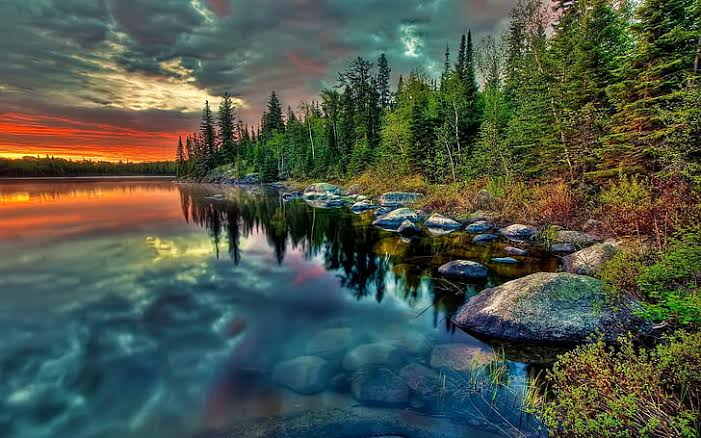
#> input picture images/image1.jpeg, 701 x 438 px, found by its file name
$ python Question_2.py
#> lines starting #> are read from the running program, lines starting #| are printed output that depends on the picture
# Write a program to read an image and rotate that image in clockwise and anti-clockwise direction, and display it.

import numpy as np
import cv2

image = cv2.imread("images\image1.jpeg")
#> image is the input picture: shape (438, 701, 3); mean B, G, R 73.5, 86.6, 77.3
cv2.imshow("Original Image -->", image)

(h, w) = image.shape[ : 2]
#> h = 438; w = 701
center = (w // 2, h // 2)
#> center = (350, 219)
m = cv2.getRotationMatrix2D(center, 90, 1.0)
rotated_clockwise = cv2.warpAffine(image, m, (w, h))
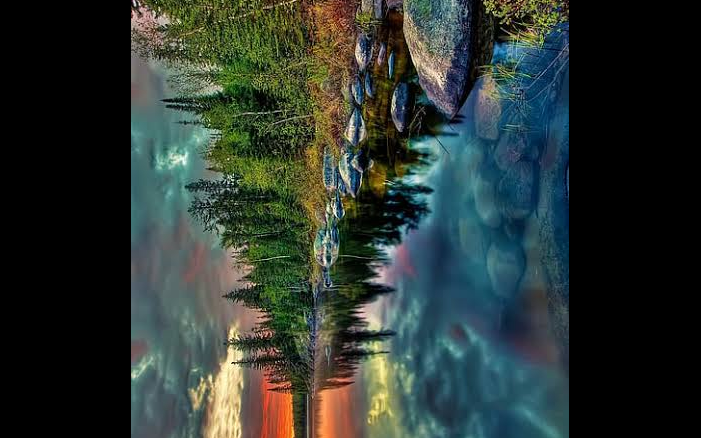
#> rotated_clockwise: shape (438, 701, 3); mean B, G, R 49.3, 54.4, 44.7
cv2.imshow("Clockwise Rotated Image -->", rotated_clockwise)

M = cv2.getRotationMatrix2D(center, -90, 1.0)
rotated_anti_clockwise = cv2.warpAffine(image, M, (w, h))
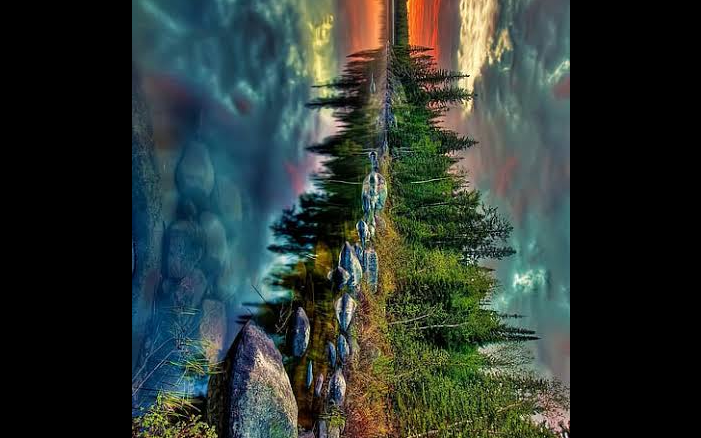
#> rotated_anti_clockwise: shape (438, 701, 3); mean B, G, R 49.3, 54.4, 44.7
cv2.imshow("Anti-Clockwise Rotated Image -->", rotated_anti_clockwise)

cv2.waitKey(0)

$ run again, with images/image2.jpeg copied over images/image1.jpeg
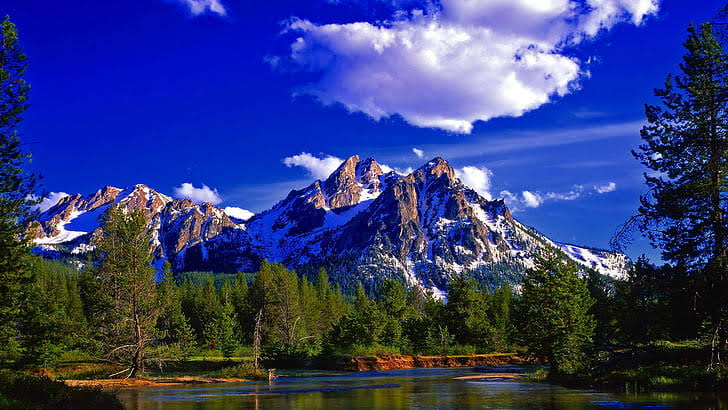
#> input picture images/image2.jpeg, 728 x 410 px, found by its file name
#> image is the input picture: shape (410, 728, 3); mean B, G, R 121.9, 61.7, 51.5
#> `rotated_clockwise = cv2.warpAffine(image, m, (w, h))`:
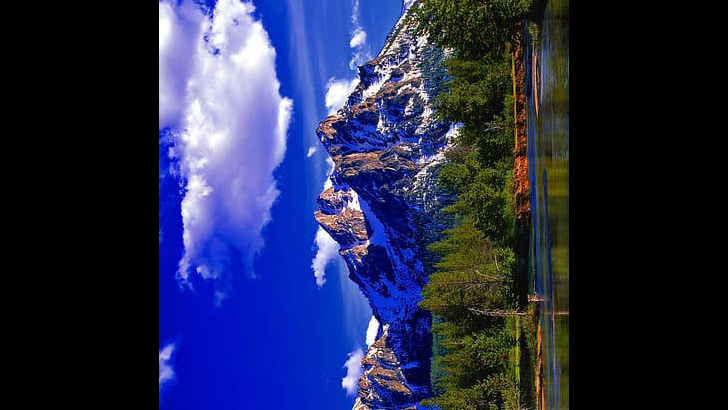
#> rotated_clockwise: shape (410, 728, 3); mean B, G, R 75.1, 41.9, 36.2
#> `rotated_anti_clockwise = cv2.warpAffine(image, M, (w, h))`:
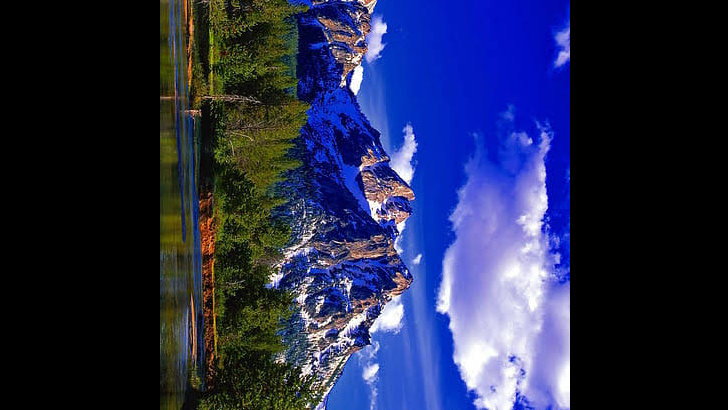
#> rotated_anti_clockwise: shape (410, 728, 3); mean B, G, R 75.1, 41.8, 36.2

$ run again, with images/image3.jpeg copied over images/image1.jpeg
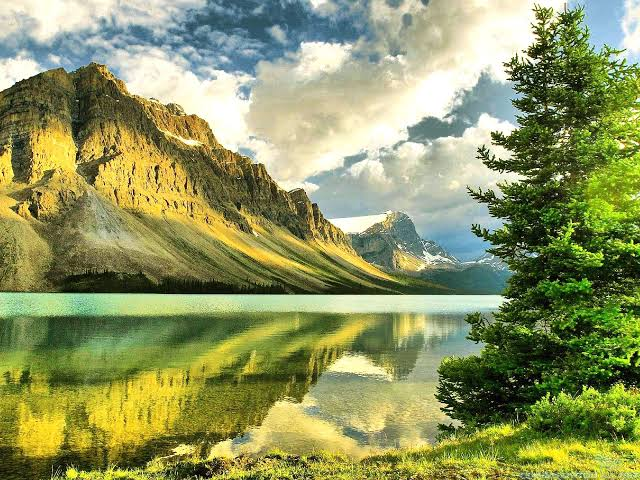
#> input picture images/image3.jpeg, 640 x 480 px, found by its file name
#> image is the input picture: shape (480, 640, 3); mean B, G, R 97.3, 150.2, 142.5
#> `rotated_clockwise = cv2.warpAffine(image, m, (w, h))`:
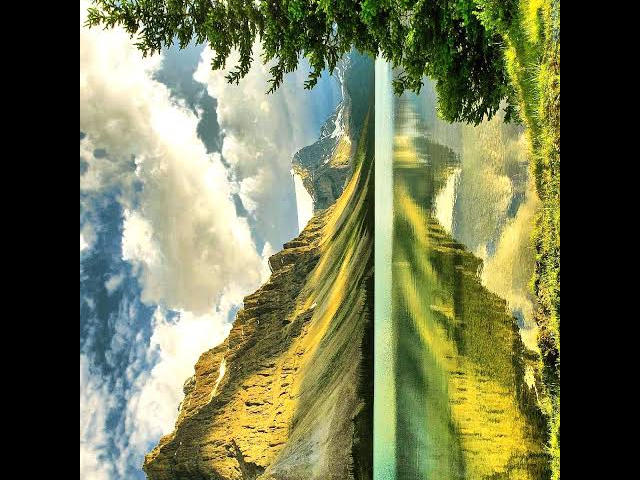
#> rotated_clockwise: shape (480, 640, 3); mean B, G, R 80.3, 115.8, 111.6
#> `rotated_anti_clockwise = cv2.warpAffine(image, M, (w, h))`:
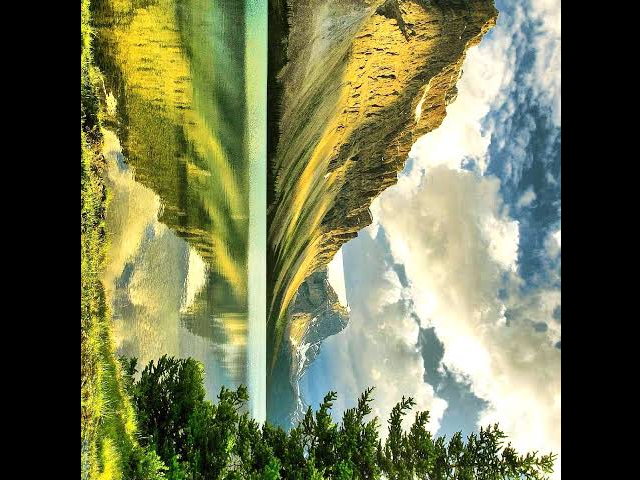
#> rotated_anti_clockwise: shape (480, 640, 3); mean B, G, R 80.3, 115.9, 111.7

$ run again, with images/image4.jpeg copied over images/image1.jpeg
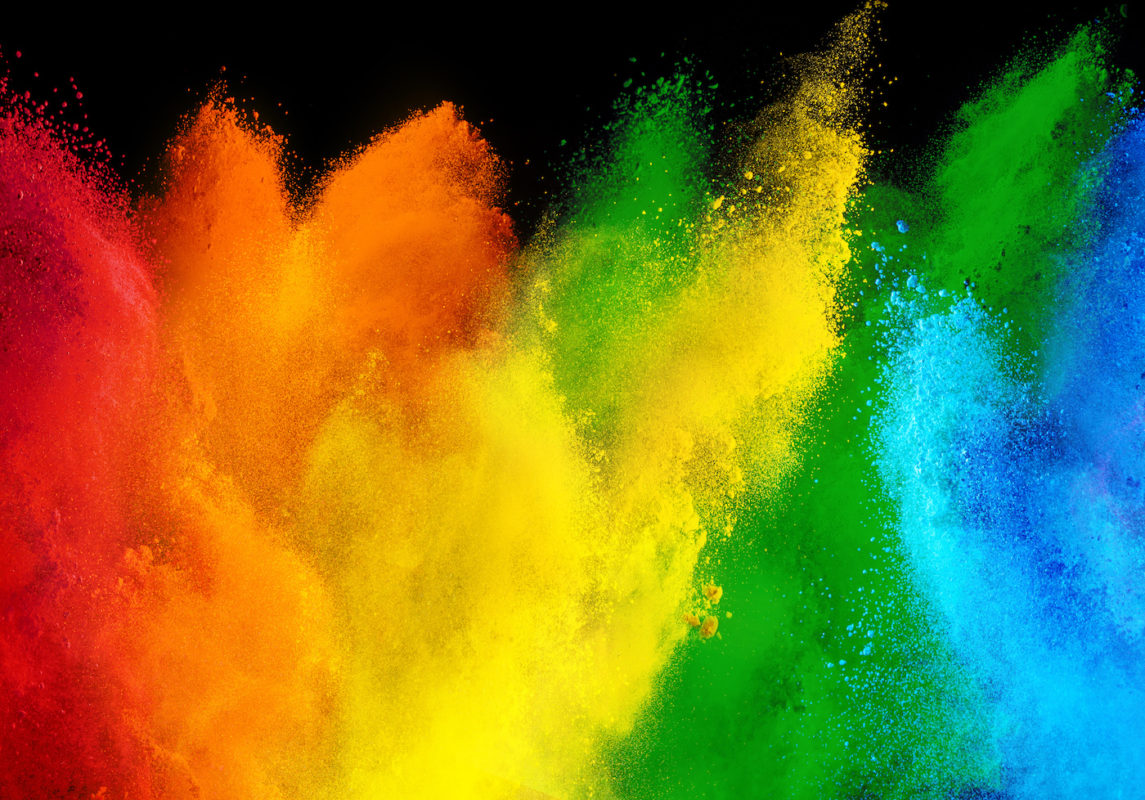
#> input picture images/image4.jpeg, 1145 x 800 px, found by its file name
#> image is the input picture: shape (800, 1145, 3); mean B, G, R 39.7, 116.7, 119.6
#> `rotated_clockwise = cv2.warpAffine(image, m, (w, h))`:
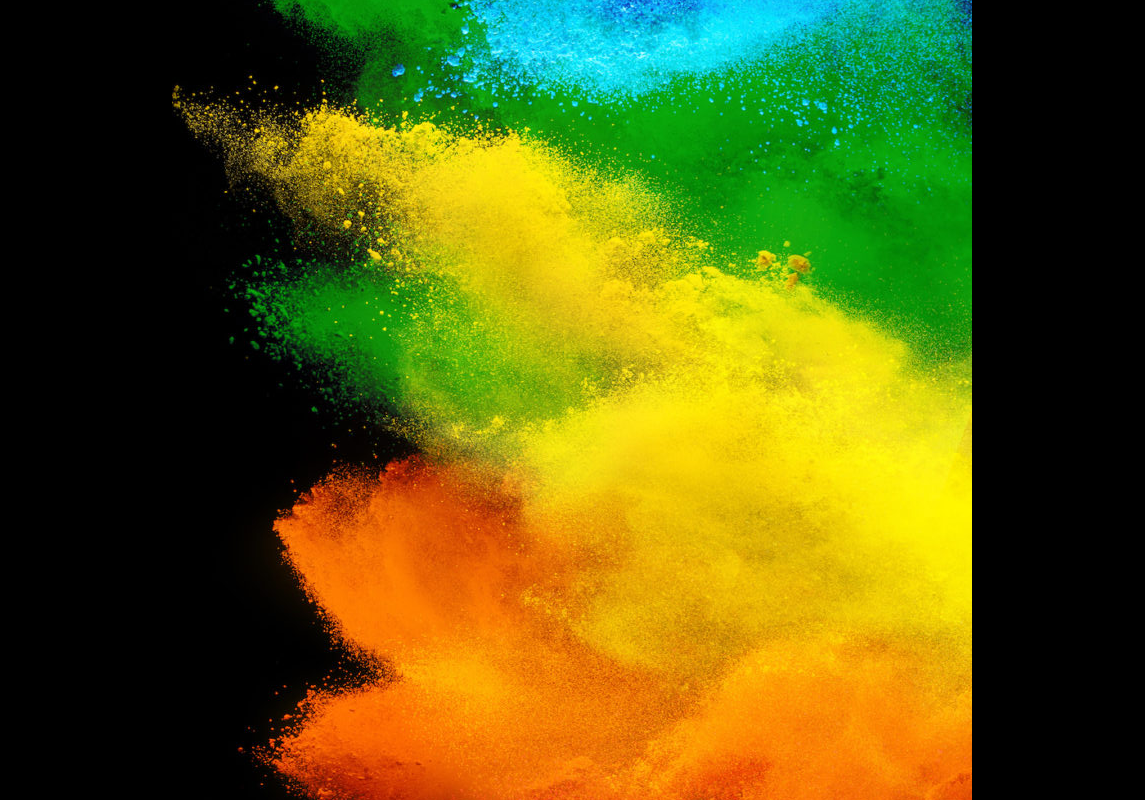
#> rotated_clockwise: shape (800, 1145, 3); mean B, G, R 14.1, 93.1, 93.2
#> `rotated_anti_clockwise = cv2.warpAffine(image, M, (w, h))`:
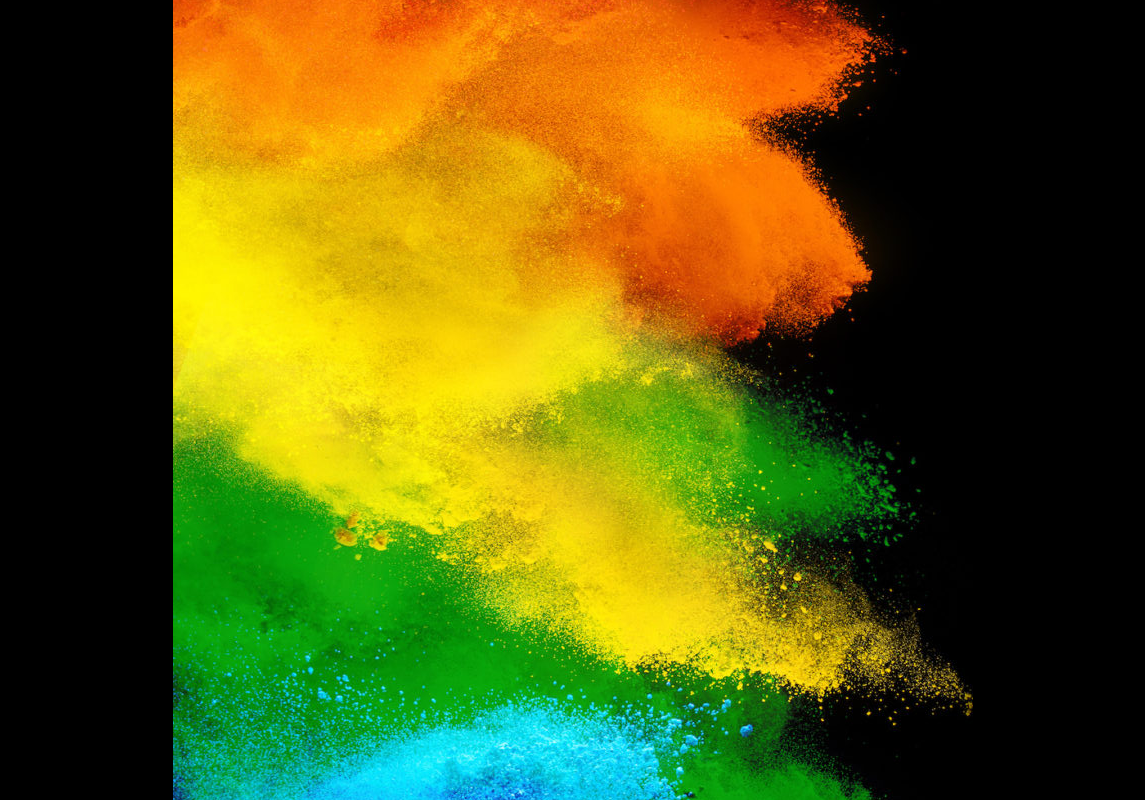
#> rotated_anti_clockwise: shape (800, 1145, 3); mean B, G, R 14, 93, 93.4
